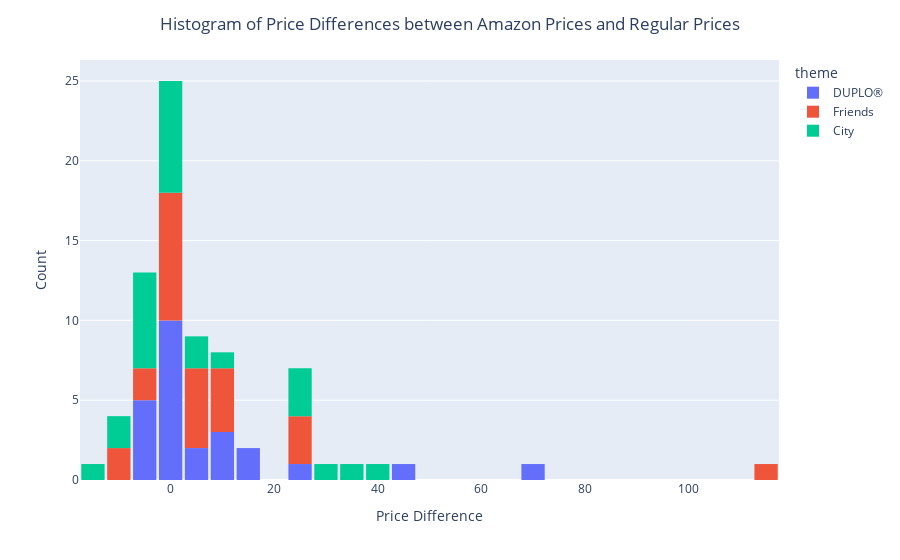

Here is the notebook cell this chart was saved with:
### Markdown cell above
## (c) Make a histogram of the price difference and color the bars by the Lego Theme.

### Code cell
fig = px.histogram(DF_price,
                   nbins = 30,
                   x='price_difference',
                   color = 'theme')

fig.update_layout(bargap=0.1,
                  title='Histogram of Price Differences between Amazon Prices and Regular Prices',
                  xaxis_title = 'Price Difference',
                  yaxis_title = 'Count',
                  title_x=0.5)
fig.show()

### Figure 1 — Plotly figure (JSON) as saved in the notebook; plotly's stock layout.template omitted (floating-point values rounded to 4 significant figures)
{"data": [{"bingroup": "x", "hovertemplate": "theme=DUPLO®<br>price_difference=%{x}<br>count=%{y}<extra></extra>", "legendgroup": "DUPLO®", "marker": {"color": "#636efa", "pattern": {"shape": ""}}, "name": "DUPLO®", "nbinsx": 30, "orientation": "v", "showlegend": true, "type": "histogram", "x": [11.01, 4.46, 24.9, 6.7, 17.0, 0.0, -3.0, 8.96, 44.51, 69.0, -2.0, -0.44, -3.99, -2.0, 11.12, 0.0, 13.28, -2.0, -3.0, -0.7, -3.0, 0.0, -1.0, -5.0, 0.0], "xaxis": "x", "yaxis": "y"}, {"bingroup": "x", "hovertemplate": "theme=Friends<br>price_difference=%{x}<br>count=%{y}<extra></extra>", "legendgroup": "Friends", "marker": {"color": "#EF553B", "pattern": {"shape": ""}}, "name": "Friends", "nbinsx": 30, "orientation": "v", "showlegend": true, "type": "histogram", "x": [25.41, 25.96, 23.89, 115.0, 4.01, 7.0, 10.65, 3.96, -4.0, -7.0, -9.99, 11.28, -8.32, 7.0, 0.0, -1.46, -1.0, 8.94, 7.98, 5.33, 0.0, -0.04, -0.04, -0.04, -0.04], "xaxis": "x", "yaxis": "y"}, {"bingroup": "x", "hovertemplate": "theme=City<br>price_difference=%{x}<br>count=%{y}<extra></extra>", "legendgroup": "City", "marker": {"color": "#00cc96", "pattern": {"shape": ""}}, "name": "City", "nbinsx": 30, "orientation": "v", "showlegend": true, "type": "histogram", "x": [23.9, 6.5, 24.76, 36.0, 39.96, 12.0, 30.0, -8.53, 3.84, -13.99, -6.0, -1.0, -3.99, 24.81, -8.0, -4.01, -7.25, 0.0, -6.01, -1.0, -1.0, -4.0, 0.0, 0.0, -2.0], "xaxis": "x", "yaxis": "y"}], "layout": {"bargap": 0.1, "barmode": "relative", "legend": {"title": {"text": "theme"}, "tracegroupgap": 0}, "margin": {"t": 60}, "title": {"text": "Histogram of Price Differences between Amazon Prices and Regular Prices", "x": 0.5}, "xaxis": {"anchor": "y", "domain": [0, 1], "title": {"text": "Price Difference"}}, "yaxis": {"anchor": "x", "domain": [0, 1], "title": {"text": "Count"}}}}
